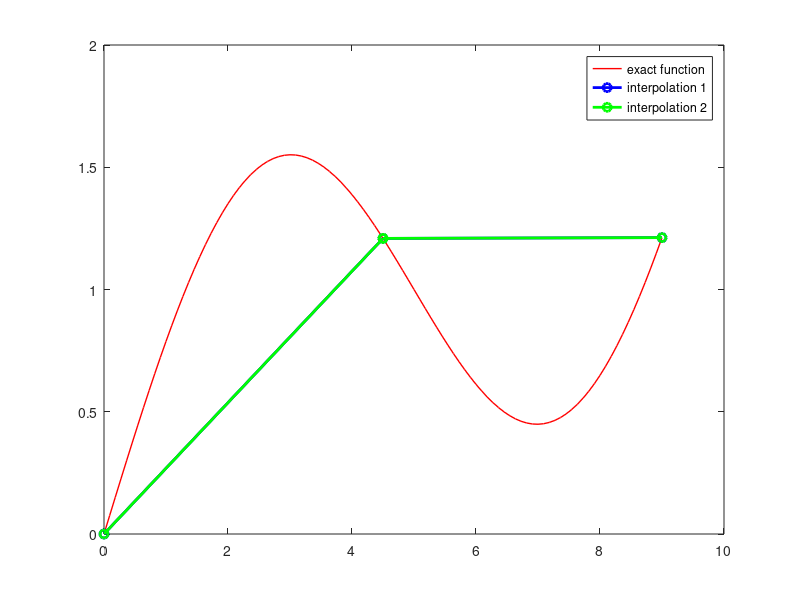

Write the MATLAB code that produced this figure.
% ----------------------------------------
% Linear interpolation for 3 points
%   Matrix $A$ is constructed using linear splines.
%   The program performs approximation to the function
% $y = \sin(\pi*x/5) + x/5 $ by using values  in three points
% ----------------------------------------

clc
clear
clf
format long
close all

% Define the number of measurements or data points.
% It is also the number of rows in matrix $A$.
m = 3;
% number of coefficients to determine
K = 4;
A = zeros(m, K);

x = linspace(0.0, 9.0, m)';
T = linspace(0.0, 9.0, K)';

% function which we want to fit
b = sin(pi*x/5) + x/5;

% First approach:  constructing matrix A using linear splines

A = [x(1),1,0,0; x(2),1,0,0; x(2),1, x(3), 1];

%solution of the system Ax=b using method of normal equations
x_computed = pinv(A)*b;

disp(' Computed  error in the interpolated function in the  first approach ')
disp('     absolute error          relative error')
disp('')

disp([norm(A*x_computed - b)   norm(A*x_computed - b)/norm(b)   ])


interpolation = A*x_computed;

% Second approach:  constructing matrix A using linear splines
B = zeros(K, K);
B = [x(1),1,0,0; x(2),1,0,0; 0,0, x(2), 1; 0,0,  x(3), 1];

rhs =[b(1), b(2), b(2), b(3)]';

%solution of the system Ax=b
  x_computed2 = B\rhs;


disp(' Computed  error in the interpolated function in the second approach ')
disp('     absolute error          relative error')
disp('')

disp([norm(B*x_computed2 - rhs)   norm(B*x_computed2 - rhs)/norm(rhs)   ])

interpolation2 = B*x_computed2;


% function which we wanted to approximate in 3 points
T = linspace(0.0, 9.0, 100)';
exact = sin(pi*T/5) + T/5;

figure (1)
plot(T, exact, ' r', 'linewidth', 1)
hold on


plot(x, interpolation, ' -o b', 'linewidth', 2)
legend('exact function', 'interpolated by linear  splines');

points =[x(1), x(2), x(2), x(3)]';	  
plot(points, interpolation2, ' -o g', 'linewidth', 2)
legend('exact function', 'interpolation 1', 'interpolation 2');
